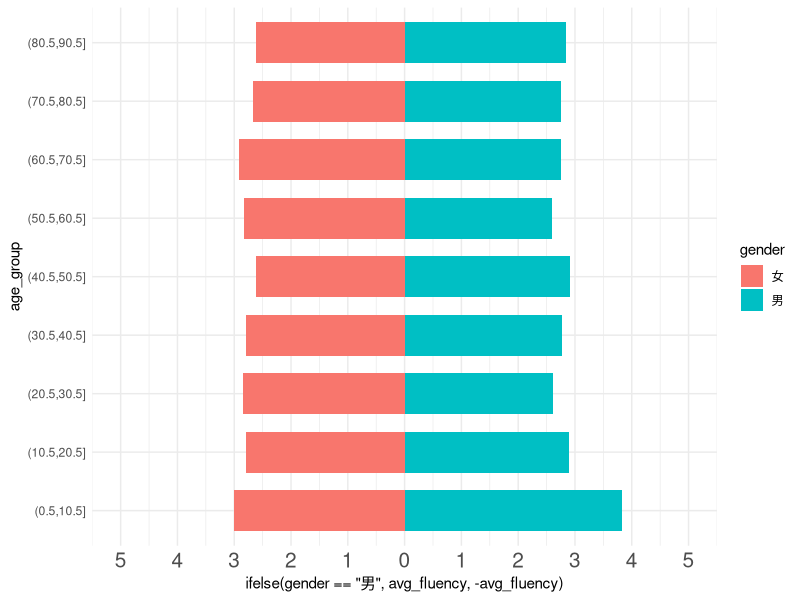

Here is the R script that generated this plot: (Note: this script raises an error after producing the figure.)
library(dplyr)
library(tidyr)
library(magrittr)
library(ggplot2)
library(gganimate)
theme_set(theme_bw())


df <- data.frame(
    gender = sample(c("男","女"), 100, replace = T),
    age = sample(10:90, 1000, replace = T),
    mand = sample(0:5, 1000, replace = T),
    tw = sample(0:5, 1000, replace = T),
    hk = sample(0:5, 1000, replace = T),
    abori = sample(0:5, 1000, replace = T),
    sa = sample(0:5, 1000, replace = T),
    eng = sample(0:5, 1000, replace = T)
)
df$group <- cut(df$age, breaks = seq(0.5,90.5,by=10), right = TRUE)

pl <- df %>% group_by(gender, group) %>%
    summarise(mean(mand), mean(tw), 
              mean(hk), mean(abori), 
              mean(sa), mean(eng)) %>%
    set_names(c("gender", "age_group",
                "Mandarin", "Taiwanese",
                "Hakka", "Aborigine", 
                "South_east", "English")) %>%
    gather("Mandarin", "Taiwanese","Hakka",
           "Aborigine","South_east", "English", 
           key = "lang", 
           value = "avg_fluency") %>%
ggplot(aes(x = age_group, fill = gender,
           y = ifelse(gender=="男",
                      avg_fluency, -avg_fluency),
           frame = lang)
       ) + 
    geom_bar(stat = "identity", position = "identity", width=0.7)+
    scale_y_continuous(limits = c(-5,5),
                       breaks = seq(-5,5,1), 
                       labels=abs(seq(-5,5,1))
                     ) + 
  coord_flip() + 
  #scale_fill_brewer(palette = "Set1") + 
  theme_minimal()+
    theme(axis.text.x = element_text(size=15))

gganimate(pl, ,ani.width=800, ani.height=350, "~/local_depend/GitHubPage/lang_social_survey/age_pyramid.gif")
